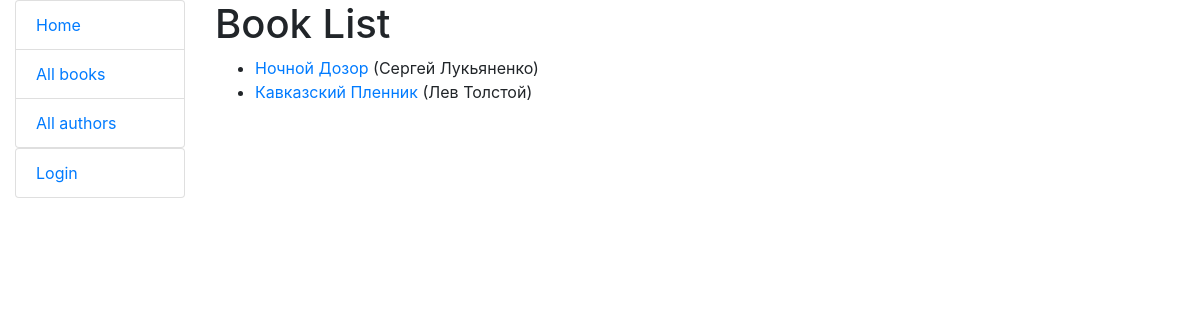
/catalog/books/, run on the app's committed database.
### catalog/models.py (models this page shows, shortened)
class Book(models.Model):
    title = models.CharField(max_length=80, help_text="Enter a book name here")
    author = models.ForeignKey('Author', on_delete=models.SET_NULL, null=True)
    language = models.ForeignKey('Language', on_delete=models.SET_NULL, null=True)
    summary = models.TextField(max_length=1000, help_text="Enter a description of the book")
    isbn = models.CharField('ISBN', max_length=13,
                            help_text='13 Character <a href="https://www.isbn-international.org/content/what-isbn">ISBN number</a>')
    genre = models.ManyToManyField(Genre, help_text="Select a genre for this book")
    def get_absolute_url(self):
        return reverse('book-detail', args=[str(self.id)])

class Author(models.Model):
    first_name = models.CharField(max_length=50)
    last_name = models.CharField(max_length=50)
    date_of_birth = models.DateField(null=True, blank=True)
    date_of_death = models.DateField('Died', null=True, blank=True)
    def __str__(self):
        return '%s %s' % (self.first_name, self.last_name)

### catalog/views.py (the view)
# urls.py: path('books/', views.BookListView.as_view(), name='books'),
class BookListView(ListView):
    model = Book
    paginate_by = 10
    context_object_name = 'book_list'
    template_name = 'books/book_list.html'

### templates/books/book_list.html (shortened to what this page needs)
{% extends 'basic.html' %}
{% block content %}
    <h1>Book List</h1>
    {% if book_list %}
        <ul>
            {% for book in book_list %}
                <li>
                    <a href="{{ book.get_absolute_url }}">{{ book.title }}</a> ({{ book.author }})
                </li>
            {% endfor %}
        </ul>
    {% else %}
        <p class="text-muted">There is no books in library :(</p>
    {% endif %}
{% endblock %}

### data on the page
Book: title "Ночной Дозор", author "Сергей Лукьяненко"
Book: title "Кавказский Пленник", author "Лев Толстой"
